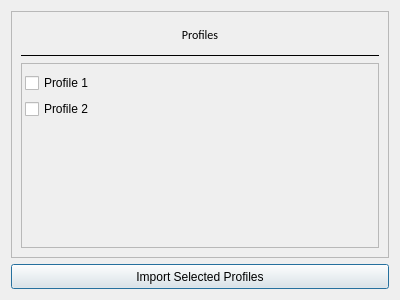
<?xml version="1.0" encoding="UTF-8"?>
<ui version="4.0">
 <class>Dialog</class>
 <widget class="QDialog" name="Dialog">
  <property name="geometry">
   <rect>
    <x>0</x>
    <y>0</y>
    <width>400</width>
    <height>300</height>
   </rect>
  </property>
  <property name="windowTitle">
   <string>Import Profiles</string>
  </property>
  <layout class="QVBoxLayout" name="verticalLayout_2" stretch="10,1">
   <item>
    <widget class="QFrame" name="frame">
     <property name="frameShape">
      <enum>QFrame::StyledPanel</enum>
     </property>
     <property name="frameShadow">
      <enum>QFrame::Raised</enum>
     </property>
     <property name="lineWidth">
      <number>100</number>
     </property>
     <layout class="QVBoxLayout" name="verticalLayout_1" stretch="0,0,0">
      <item>
       <widget class="QLabel" name="label">
        <property name="sizePolicy">
         <sizepolicy hsizetype="Preferred" vsizetype="Preferred">
          <horstretch>1</horstretch>
          <verstretch>1</verstretch>
         </sizepolicy>
        </property>
        <property name="maximumSize">
         <size>
          <width>16777215</width>
          <height>16777214</height>
         </size>
        </property>
        <property name="font">
         <font>
          <family>Calibri</family>
          <italic>false</italic>
          <bold>false</bold>
         </font>
        </property>
        <property name="text">
         <string>Profiles</string>
        </property>
        <property name="alignment">
         <set>Qt::AlignCenter</set>
        </property>
        <property name="class" stdset="0">
         <string>title</string>
        </property>
       </widget>
      </item>
      <item>
       <widget class="Line" name="line">
        <property name="sizePolicy">
         <sizepolicy hsizetype="Preferred" vsizetype="Fixed">
          <horstretch>1</horstretch>
          <verstretch>1</verstretch>
         </sizepolicy>
        </property>
        <property name="sizeIncrement">
         <size>
          <width>0</width>
          <height>0</height>
         </size>
        </property>
        <property name="styleSheet">
         <string notr="true"/>
        </property>
        <property name="frameShadow">
         <enum>QFrame::Plain</enum>
        </property>
        <property name="lineWidth">
         <number>0</number>
        </property>
        <property name="orientation">
         <enum>Qt::Horizontal</enum>
        </property>
       </widget>
      </item>
      <item>
       <widget class="QScrollArea" name="scrollArea">
        <property name="sizePolicy">
         <sizepolicy hsizetype="Expanding" vsizetype="Expanding">
          <horstretch>1</horstretch>
          <verstretch>7</verstretch>
         </sizepolicy>
        </property>
        <property name="widgetResizable">
         <bool>true</bool>
        </property>
        <widget class="QWidget" name="PROFILES_SELECTION_LIST">
         <property name="geometry">
          <rect>
           <x>0</x>
           <y>0</y>
           <width>360</width>
           <height>187</height>
          </rect>
         </property>
         <layout class="QVBoxLayout" name="verticalLayout">
          <property name="leftMargin">
           <number>3</number>
          </property>
          <property name="rightMargin">
           <number>3</number>
          </property>
          <item>
           <widget class="QCheckBox" name="checkBox">
            <property name="text">
             <string>Profile 1</string>
            </property>
           </widget>
          </item>
          <item>
           <widget class="QCheckBox" name="checkBox_2">
            <property name="text">
             <string>Profile 2</string>
            </property>
           </widget>
          </item>
          <item>
           <spacer name="verticalSpacer">
            <property name="orientation">
             <enum>Qt::Vertical</enum>
            </property>
            <property name="sizeHint" stdset="0">
             <size>
              <width>20</width>
              <height>40</height>
             </size>
            </property>
           </spacer>
          </item>
         </layout>
        </widget>
       </widget>
      </item>
     </layout>
    </widget>
   </item>
   <item>
    <widget class="QPushButton" name="IMPORT_BUTTON">
     <property name="sizePolicy">
      <sizepolicy hsizetype="Minimum" vsizetype="Preferred">
       <horstretch>0</horstretch>
       <verstretch>0</verstretch>
      </sizepolicy>
     </property>
     <property name="text">
      <string>Import Selected Profiles</string>
     </property>
    </widget>
   </item>
  </layout>
 </widget>
 <resources/>
 <connections/>
</ui>
